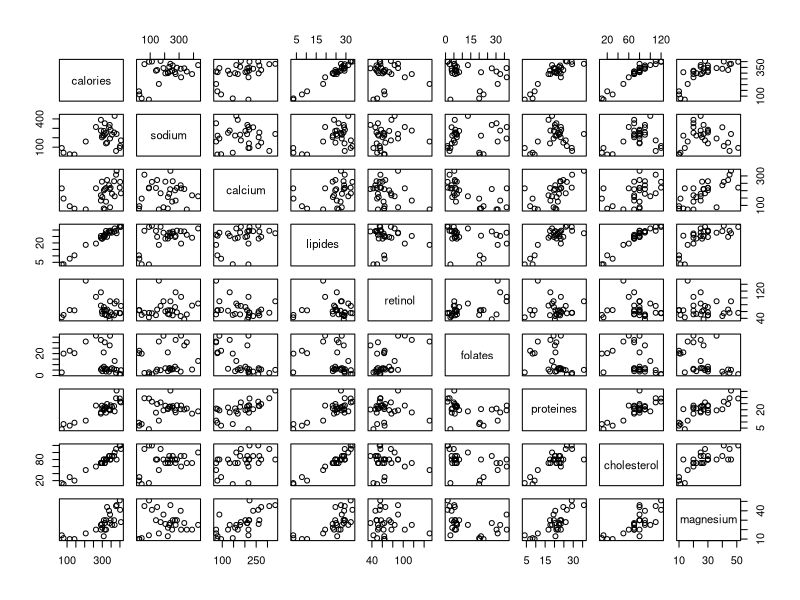
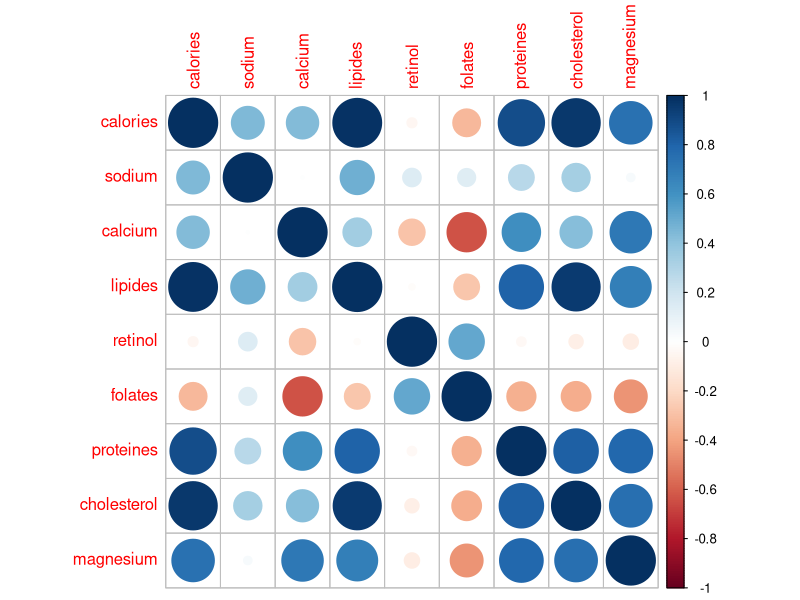
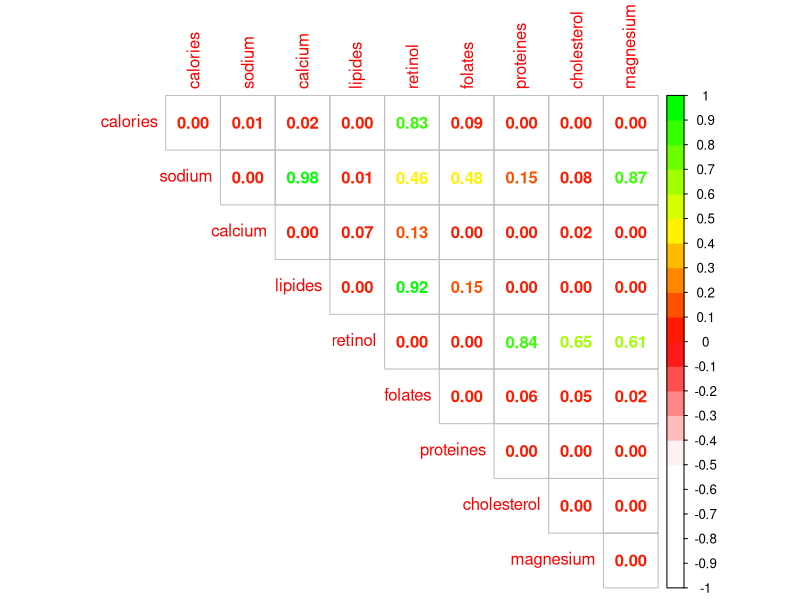
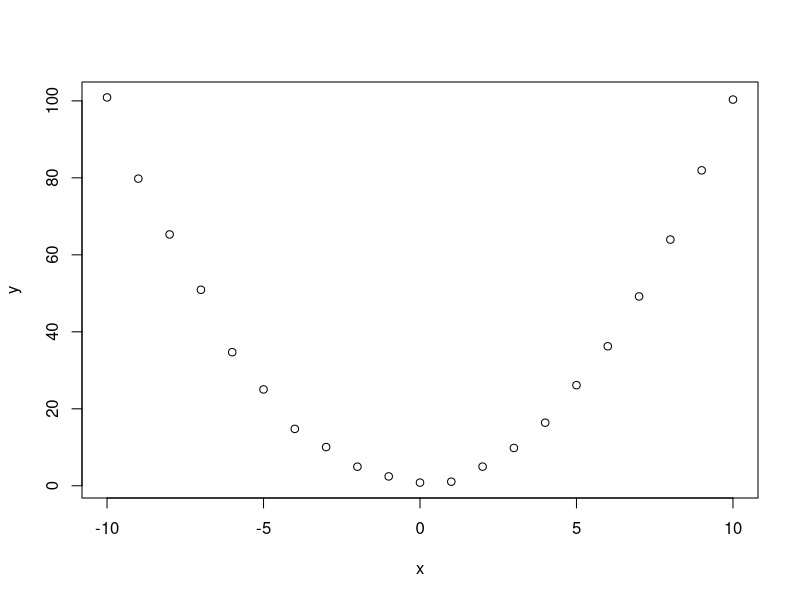
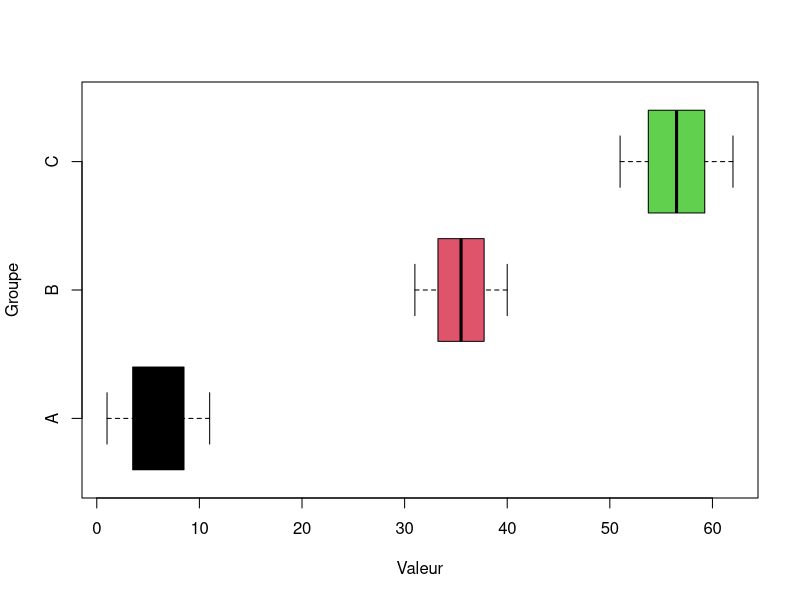

These figures' R source, in order:
## ---- chunk 1
library(knitr)
library(kableExtra)
library(dplyr)
taille <- 12
## ---- chunk 2
df <- read.csv(file = "./datasets/fromage.txt", sep = "\t", row.names = 1)
## ---- chunk 3
plot(df)
## ---- chunk 4
cor(df, method = "pearson")
## ---- chunk 5
library(corrplot)
corrplot(cor(df, method = "pearson"))
## ---- chunk 6
cor(x = df$lipides, y = df$magnesium)
## ---- chunk 7
cor.test(x = df$lipides, y = df$magnesium)
## ---- chunk 8
cor.test(x = df$sodium, y = df$retinol)
## ---- chunk 9
sodium <- rep(df$sodium,times = 10)
retinol <- rep(df$retinol,times = 10)
nom <- rep(rownames(df),times = 10)

df_10 <- data.frame(nom,sodium,retinol)

## ---- chunk 10
table(df_10$nom)
## ---- chunk 11
cor.test(x = df_10$sodium, y = df_10$retinol)
## ---- chunk 12
get_pvalue <- function(x,y){
  p <- cor.test(df[,x],df[,y])$p.value
  return(p)
}

colonne <- colnames(df)
ligne <- colnames(df)
df_pvalues <- outer(X = colonne, Y = ligne, FUN = Vectorize(get_pvalue))
colnames(df_pvalues) <- colnames(df)
rownames(df_pvalues) <- colnames(df)

## ---- chunk 13
corrplot(df_pvalues,
         cl.lim=c(0,1), method="number", type="upper",
         col=colorRampPalette(c("white","white","red","yellow","green"))(20))
## ---- chunk 14
x <- -10:10
y <- x^2 + rnorm(n = length(x))

plot(x,y)
## ---- chunk 15
cor.test(x, y, method = "pearson")
cor.test(x, y, method = "spearman")
cor.test(x, y, method = "kendall")
## ---- chunk 16
df <- read.csv(file = "./datasets/Titanic.csv", row.names = 1)
## ---- chunk 17
df_count <- table(df$Survived, df$PClass)
## ---- chunk 18
resultat <-chisq.test(df$Survived,df$PClass)
resultat
## ---- chunk 19
attributes(resultat)
resultat$expected
## ---- chunk 20
data <- matrix(rbind(c(693,886,534,153),c(597,696,448,95)),ncol=4)
## ---- chunk 21
chisq.test(data)
## ---- chunk 22
p <- seq(0.80, 0.90, 0.005)
dof <- seq(1,3)
chisq_table <- outer(p, dof, function(x,y) qchisq(x,y))
chisq_table <- t(chisq_table)
colnames(chisq_table) <- 1 - p
rownames(chisq_table) <- dof
chisq_table <- round(chisq_table,2)
## ---- chunk 23
kable(chisq_table, "html") %>% kable_styling("striped", font_size = taille) %>% scroll_box(width = "100%", height = "100")
## ---- chunk 24
chisq.test(data/100)
## ---- chunk 25
chisq.test(data*100)
## ---- chunk 26
a <- seq(from = 1, to = 11, length.out = 9   )
b <- seq(from = 31, to = 40, length.out = 9   )
c <- seq(from = 51, to = 62, length.out = 9   )
## ---- chunk 27
df <- data.frame(Valeur = c(a,b,c), Groupe = c(rep("A",9),
                        rep("B",9),
                        rep("C",9)))
head(df)
## ---- chunk 28
boxplot(Valeur  ~ Groupe, data = df, 
        col = 1:3, horizontal = TRUE)
## ---- chunk 29
tapply(X = df$Valeur, INDEX = df$Groupe,FUN = var)
## ---- chunk 30
bartlett.test(Valeur  ~ Groupe, data = df)
## ---- chunk 31
aov <- aov(formula = Valeur ~ Groupe, data = df)
summary(aov)
## ---- chunk 32
SCE_a <- (a - mean(a))^2
SCE_b <- (b - mean(b))^2
SCE_c <- (c - mean(c))^2
within<- sum(SCE_a + SCE_b + SCE_c)
within
## ---- chunk 33
moyenne <- mean(df$Valeur)
moyenne_facteur <- tapply(X = df$Valeur, 
                          INDEX = df$Groupe,
                          FUN = mean)

longueur_facteur <- tapply(X = df$Valeur, 
                           INDEX = df$Groupe,
                           FUN = length)
between <- sum(longueur_facteur*((moyenne_facteur - moyenne)^2))
between
